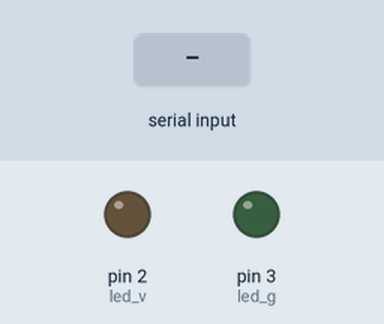
Recording of a sketch running on a simulated Arduino Uno, built with avr-gcc and run on an emulated ATmega328P. Shown: output pins drawn as LEDs (lit = HIGH). Inputs (shaded band) come from the test bench.

Above: at 1.2 s.
1.3 s: "a" received over Serial
At 2.1 s:
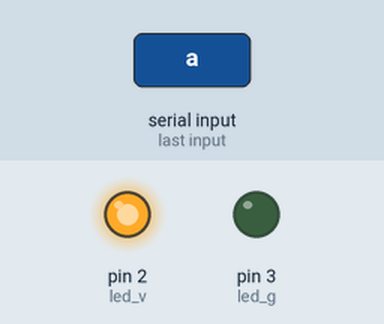
2.8 s: "b" received over Serial
At 3.2 s:
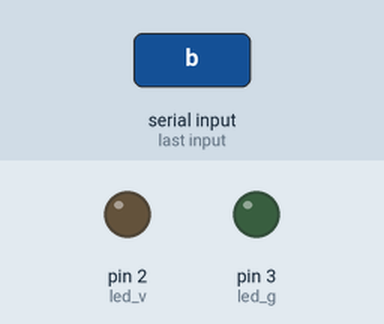
Timing chart, 0 to 5.8 s (numbered marks = the images above; inputs shaded):
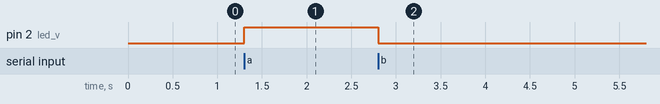

Measured:
- after the input at 1.3 s, pin 2 (led_v): LOW → HIGH at once
- after the input at 2.8 s, pin 2 (led_v): HIGH → LOW at once

The sketch:

Bluetooth.ino
```cpp
#define led_v 2
#define led_g 3

char sinyal;

void setup() {
  // put your setup code here, to run once:
  Serial.begin(9600);
  pinMode(led_v, OUTPUT);
  pinMode(led_g, OUTPUT);

  digitalWrite(led_g, LOW);
}

void loop() {
  // put your main code here, to run repeatedly:
  if(Serial.available() > 0){
    sinyal = Serial.read();

    if(sinyal == 'a'){
      digitalWrite(led_v, HIGH);
    }else if(sinyal == 'b'){
      digitalWrite(led_v, LOW);
    }

  }
}
```
